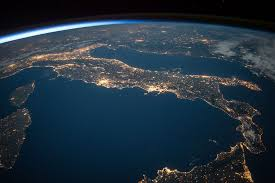
#> input picture images-2.jpeg, 275 x 183 px, given in place of iss_earth.mp4, which was not available
$ python hugh.py
#> lines starting #> are read from the running program, lines starting #| are printed output that depends on the picture; after the words box and inside, x2 and y2 are one past the last pixel; in counts of white or black regions, pixels touching at a corner belong together; pictures that were not available may be replaced by others from this repository, and a replacement may not be noted
import cv2
import numpy as np
import math
import matplotlib.pyplot as plt
from scipy import interpolate
from sklearn.linear_model import LinearRegression
from sklearn.metrics import mean_squared_error, r2_score
from sklearn.preprocessing import PolynomialFeatures

cap = cv2.VideoCapture('iss_earth.mp4')
fourcc = cv2.VideoWriter_fourcc(*'XVID')
out = cv2.VideoWriter('output.avi',fourcc, 20.0, (640,480))
threshhold= 10
while(True):
    # Capture frame-by-frame
    ret, frame = cap.read()
#> frame is the input picture: shape (183, 275, 3); mean B, G, R 62.9, 50.2, 34.6

#inputImage = cv2.imread("images-9.jpeg")
    height, width = frame.shape[:2]
#> height = 183; width = 275
    inputImageGray = cv2.cvtColor(frame, cv2.COLOR_BGR2GRAY)
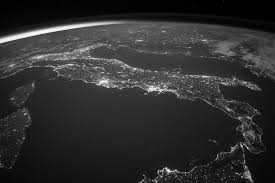
#> inputImageGray: shape (183, 275); min 0, max 249, mean 47
    blurred = cv2.GaussianBlur(inputImageGray, (5, 5), 0)
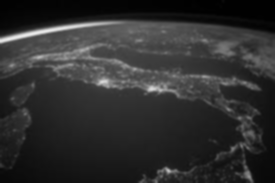
#> blurred: shape (183, 275); min 0, max 235, mean 47
    edges = cv2.Canny(blurred,20,100,apertureSize = 3)
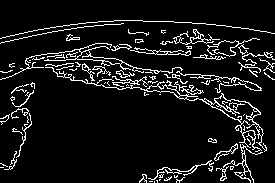
#> edges: shape (183, 275); 8.9% white in thin lines or dots, all inside (x1, y1, x2, y2) = (0, 20, 275, 183)
    minLineLength = 0
    maxLineGap = 0
    #lines = cv2.HoughLinesP(edges,cv2.HOUGH_PROBABILISTIC, np.pi/270, 1, minLineLength,maxLineGap)
    curve_x=[]
    curve_y=[]

    #np.transpose(edges)
    edges= edges.T
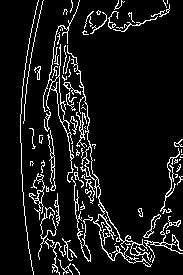
#> edges: shape (275, 183); 8.9% white in thin lines or dots, all inside (x1, y1, x2, y2) = (20, 0, 183, 275)
    distortion=0
    for j in range(0,len(edges)-1):
        i=0
        while(i< len(edges[j]) and edges[j][i] !=255 ):
            i=i+1

        curve_x.append(j)
        curve_y.append(i)
        pts = np.array([[j, i], [j, i]], np.int32)
        cv2.polylines(frame, [pts], True, (0, 255, 0))
#> this loop made 274 passes
#> pts on passes 1 to 3: [[0, 38], [0, 38]], [[1, 38], [1, 38]], [[2, 37], [2, 37]]
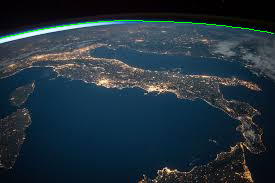
#> frame: shape (183, 275, 3); 0.54% of pixels changed, all inside (x1, y1, x2, y2) = (0, 20, 274, 39)
#> after the loop, curve_x = 274 values from 0 to 273; curve_y = 274 values, max 38 at index 0, min 20 at index 114, mean 25.35
    for y in curve_y:
#> (the run stopped early here; a loop or call above may not have finished)
